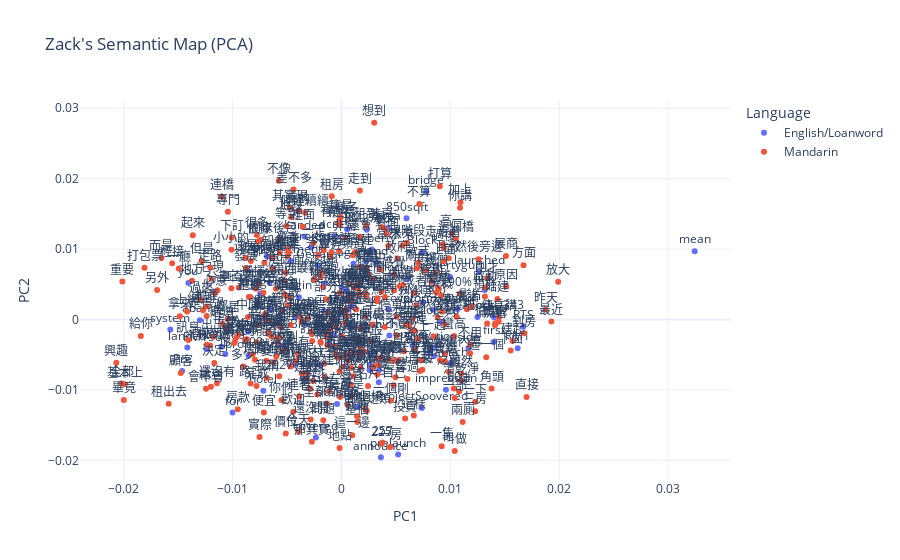

Notebook source saved alongside this figure:
### Code cell
# 5. Visualize
fig = px.scatter(
    df_pca, x='PC1', y='PC2', text='word', color='Language',
    title="Zack's Semantic Map (PCA)",
    template='plotly_white'
)
fig.update_traces(textposition='top center')
fig.show()

### Figure 1 — Plotly figure (JSON) as saved in the notebook; plotly's stock layout.template omitted (floating-point values rounded to 4 significant figures; data arrays with more than 128 entries replaced by an {"elided": "..."} marker saying what was removed)
{"data": [{"hovertemplate": "Language=English/Loanword<br>PC1=%{x}<br>PC2=%{y}<br>word=%{text}<extra></extra>", "legendgroup": "English/Loanword", "marker": {"color": "#636efa", "symbol": "circle"}, "mode": "markers+text", "name": "English/Loanword", "orientation": "v", "showlegend": true, "text": ["CIQ", "RTS", "project", "Block", "OK", "units", "BlockDBlockject", "bridge", "launch", "Pre", "walkway", "whichCS", "RM1", "sqft", "per", "agent", "RM1300", "RM2800", "Layout", "For", "covered", "for", "location", "link", "Property", "know", "you", "As", "Blockullyed", "prelaunch", "side", "mean", "CSCS", "Survey", "property", "Landed", "landed", "prime", "RM1500", "RM2700", "propertyguru", "850sqft", "667sqft", "474sqft", "layout", "JB", "impression", "Artist", "with", "Facilities", "launched", "BlockD343", "acres", "area", "land", "Freehold", "development", "about", "information", "General", "hotel", "Insta", "resident", "So", "lori", "abang", "restaurant", "ProjectSoovered", "Covered", "trigger", "locked", "lot", "block", "system", "login", "view", "Unblock", "investment", "first", "Location", "Kuda", "announce", "likely", "approval", "Agent", "CS", "station"], "textposition": "top center", "type": "scatter", "x": [0.000962, 0.01668, -0.002771, 0.007432, 0.0005278, -0.003328, -0.0006565, 0.007795, 0.009967, -0.01462, 0.008108, 0.004409, 0.01618, -0.005404, 0.0009217, 0.001112, 0.007513, -0.011, 0.01066, -0.01051, -0.002345, -0.009988, -0.006392, 0.01314, 0.002796, -0.001516, -0.01404, 0.002292, 0.006109, 0.005213, 0.01166, 0.03243, -0.001933, 0.006529, -0.008522, -0.003379, -0.01414, -0.001594, -0.01238, 0.002331, 0.009986, 0.005981, -0.0003909, -0.0008044, 0.002583, -0.01065, 0.009601, -0.008552, 0.00149, 0.001844, 0.01266, 0.01402, -0.0005937, 0.004265, 0.00319, -0.006591, 0.0004889, 0.0125, 0.008402, -0.00211, -0.007162, -0.006493, -0.006843, 0.008495, -0.006981, -0.01299, 0.003459, 0.007381, 0.002643, -0.007426, 0.009116, 0.0026, 0.0002092, -0.0157, -0.003894, -0.00155, -0.004232, -0.004593, 0.01397, 0.008416, 0.0005894, 0.003628, 2.731e-05, 0.004316, -0.001209, 0.003445, -0.004435], "xaxis": "x", "y": [0.001903, -0.001032, 0.01023, 0.009583, 0.01281, -0.00056, -0.002283, 0.01818, -0.006219, -0.007327, -0.004536, -0.002274, -0.004079, -0.003679, -0.001111, 0.00791, 0.002456, -0.003864, 0.001505, -0.001405, -0.01677, -0.0132, 0.008692, 0.004208, 0.009945, 0.005099, 0.005181, 0.00827, 0.005801, -0.01916, -0.004121, 0.009712, -0.00647, -0.003716, -0.00516, 0.0118, -0.003975, 0.001235, -0.004172, 0.01277, 0.006038, 0.01438, -0.012, -0.002194, -0.007157, -0.004905, -0.009979, -0.001734, -0.0124, -0.001042, 0.006735, 0.0003307, 0.01183, 0.01299, 0.008101, 0.005263, 0.00412, 0.0003729, 0.001382, 0.007667, -0.01011, 0.001423, 0.008978, -0.005206, 0.0002859, -9.285e-05, -0.007207, -0.01256, -0.006406, 0.003678, -0.0003495, -0.004946, 0.001045, -0.001427, 0.003178, -0.0009467, 0.0003707, 0.008296, -0.003204, -0.004006, 0.001368, -0.01956, 0.004505, 0.001456, -0.003494, -0.008918, -0.006456], "yaxis": "y"}, {"hovertemplate": "Language=Mandarin<br>PC1=%{x}<br>PC2=%{y}<br>word=%{text}<extra></extra>", "legendgroup": "Mandarin", "marker": {"color": "#EF553B", "symbol": "circle"}, "mode": "markers+text", "name": "Mandarin", "orientation": "v", "showlegend": true, "text": {"elided": "350 str values"}, "textposition": "top center", "type": "scatter", "x": {"elided": "350 float values"}, "xaxis": "x", "y": {"elided": "350 float values"}, "yaxis": "y"}], "layout": {"legend": {"title": {"text": "Language"}, "tracegroupgap": 0}, "title": {"text": "Zack's Semantic Map (PCA)"}, "xaxis": {"anchor": "y", "domain": [0, 1], "title": {"text": "PC1"}}, "yaxis": {"anchor": "x", "domain": [0, 1], "title": {"text": "PC2"}}}}
